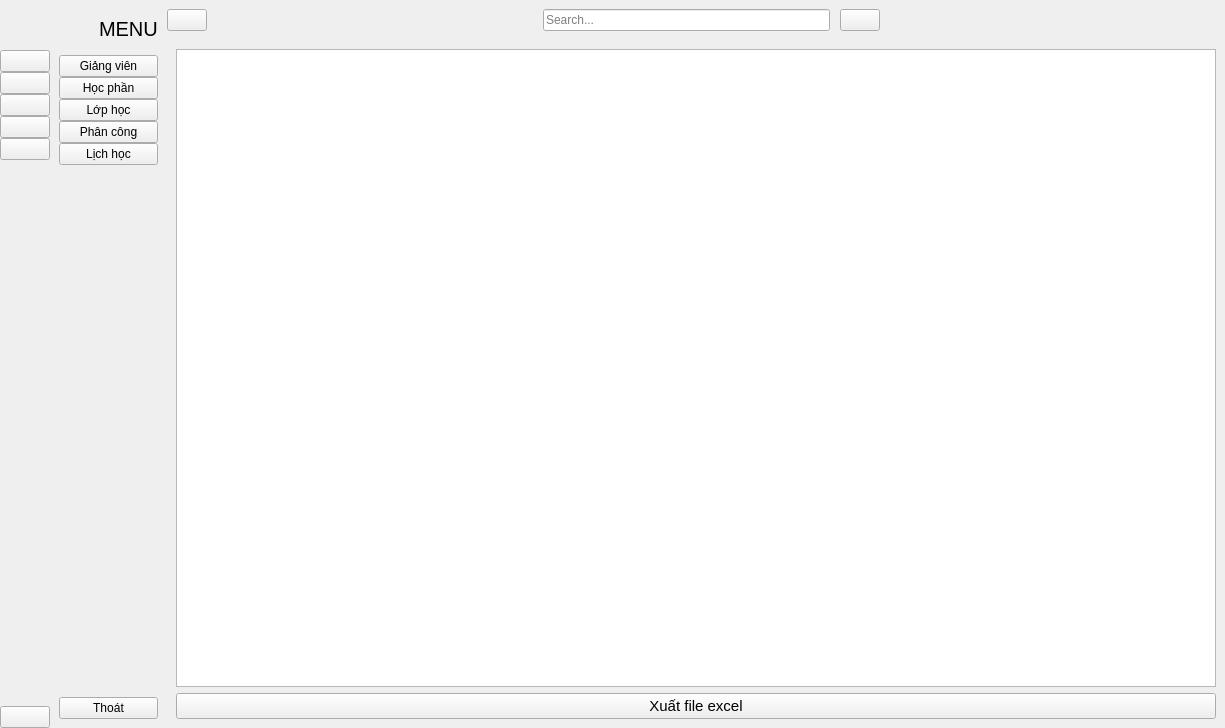
<?xml version="1.0" encoding="UTF-8"?>
<ui version="4.0">
 <class>MainWindow</class>
 <widget class="QMainWindow" name="MainWindow">
  <property name="geometry">
   <rect>
    <x>0</x>
    <y>0</y>
    <width>1225</width>
    <height>728</height>
   </rect>
  </property>
  <property name="windowTitle">
   <string>MainWindow</string>
  </property>
  <widget class="QWidget" name="centralwidget">
   <layout class="QGridLayout" name="gridLayout">
    <property name="leftMargin">
     <number>0</number>
    </property>
    <property name="topMargin">
     <number>0</number>
    </property>
    <property name="rightMargin">
     <number>0</number>
    </property>
    <property name="bottomMargin">
     <number>0</number>
    </property>
    <property name="spacing">
     <number>0</number>
    </property>
    <item row="0" column="0">
     <widget class="QWidget" name="icon_only_widget" native="true">
      <layout class="QVBoxLayout" name="verticalLayout_3">
       <property name="spacing">
        <number>0</number>
       </property>
       <property name="leftMargin">
        <number>0</number>
       </property>
       <property name="topMargin">
        <number>0</number>
       </property>
       <property name="rightMargin">
        <number>0</number>
       </property>
       <property name="bottomMargin">
        <number>0</number>
       </property>
       <item>
        <layout class="QHBoxLayout" name="horizontalLayout_3">
         <item>
          <widget class="QLabel" name="logo_label_1">
           <property name="minimumSize">
            <size>
             <width>50</width>
             <height>50</height>
            </size>
           </property>
           <property name="maximumSize">
            <size>
             <width>50</width>
             <height>50</height>
            </size>
           </property>
           <property name="text">
            <string/>
           </property>
           <property name="pixmap">
            <pixmap resource="nam/resual.qrc">:/icon/logo.jpg</pixmap>
           </property>
           <property name="scaledContents">
            <bool>true</bool>
           </property>
          </widget>
         </item>
        </layout>
       </item>
       <item>
        <layout class="QVBoxLayout" name="verticalLayout">
         <property name="spacing">
          <number>0</number>
         </property>
         <item>
          <widget class="QPushButton" name="giangvien_btn1">
           <property name="text">
            <string/>
           </property>
           <property name="icon">
            <iconset resource="nam/resual.qrc">
             <normaloff>:/icon/mu.png</normaloff>
             <normalon>:/icon/mu.png</normalon>:/icon/mu.png</iconset>
           </property>
           <property name="iconSize">
            <size>
             <width>20</width>
             <height>20</height>
            </size>
           </property>
           <property name="checkable">
            <bool>true</bool>
           </property>
           <property name="autoExclusive">
            <bool>true</bool>
           </property>
          </widget>
         </item>
         <item>
          <widget class="QPushButton" name="hocphan_btn1">
           <property name="text">
            <string/>
           </property>
           <property name="icon">
            <iconset resource="nam/resual.qrc">
             <normaloff>:/icon/laptop.png</normaloff>
             <normalon>:/icon/laptop.png</normalon>:/icon/laptop.png</iconset>
           </property>
           <property name="iconSize">
            <size>
             <width>20</width>
             <height>20</height>
            </size>
           </property>
           <property name="checkable">
            <bool>true</bool>
           </property>
           <property name="autoExclusive">
            <bool>true</bool>
           </property>
          </widget>
         </item>
         <item>
          <widget class="QPushButton" name="lophoc_btn1">
           <property name="text">
            <string/>
           </property>
           <property name="icon">
            <iconset resource="nam/resual.qrc">
             <normaloff>:/icon/phanconggiangday.png</normaloff>
             <normalon>:/icon/phanconggiangday.png</normalon>:/icon/phanconggiangday.png</iconset>
           </property>
           <property name="iconSize">
            <size>
             <width>20</width>
             <height>20</height>
            </size>
           </property>
           <property name="checkable">
            <bool>true</bool>
           </property>
           <property name="autoExclusive">
            <bool>true</bool>
           </property>
          </widget>
         </item>
         <item>
          <widget class="QPushButton" name="phancong_btn1">
           <property name="text">
            <string/>
           </property>
           <property name="icon">
            <iconset resource="nam/resual.qrc">
             <normaloff>:/icon/amduong.png</normaloff>
             <normalon>:/icon/amduong.png</normalon>:/icon/amduong.png</iconset>
           </property>
           <property name="iconSize">
            <size>
             <width>20</width>
             <height>20</height>
            </size>
           </property>
           <property name="checkable">
            <bool>true</bool>
           </property>
           <property name="autoExclusive">
            <bool>true</bool>
           </property>
          </widget>
         </item>
         <item>
          <widget class="QPushButton" name="lichhoc_btn1">
           <property name="text">
            <string/>
           </property>
           <property name="icon">
            <iconset resource="nam/resual.qrc">
             <normaloff>:/icon/lich.png</normaloff>
             <normalon>:/icon/lich.png</normalon>:/icon/lich.png</iconset>
           </property>
           <property name="iconSize">
            <size>
             <width>20</width>
             <height>20</height>
            </size>
           </property>
           <property name="checkable">
            <bool>true</bool>
           </property>
           <property name="autoExclusive">
            <bool>true</bool>
           </property>
          </widget>
         </item>
        </layout>
       </item>
       <item>
        <spacer name="verticalSpacer">
         <property name="orientation">
          <enum>Qt::Vertical</enum>
         </property>
         <property name="sizeHint" stdset="0">
          <size>
           <width>20</width>
           <height>375</height>
          </size>
         </property>
        </spacer>
       </item>
       <item>
        <widget class="QPushButton" name="exit_btn_1">
         <property name="text">
          <string/>
         </property>
         <property name="icon">
          <iconset resource="nam/resual.qrc">
           <normaloff>:/icon/exit.png</normaloff>
           <normalon>:/icon/exit.png</normalon>:/icon/exit.png</iconset>
         </property>
         <property name="iconSize">
          <size>
           <width>20</width>
           <height>20</height>
          </size>
         </property>
        </widget>
       </item>
      </layout>
     </widget>
    </item>
    <item row="0" column="1">
     <widget class="QWidget" name="full_menu_widget" native="true">
      <layout class="QVBoxLayout" name="verticalLayout_4">
       <item>
        <layout class="QHBoxLayout" name="horizontalLayout_2">
         <property name="spacing">
          <number>0</number>
         </property>
         <item>
          <widget class="QLabel" name="logo_label_2">
           <property name="minimumSize">
            <size>
             <width>40</width>
             <height>40</height>
            </size>
           </property>
           <property name="maximumSize">
            <size>
             <width>40</width>
             <height>40</height>
            </size>
           </property>
           <property name="text">
            <string/>
           </property>
           <property name="pixmap">
            <pixmap resource="nam/resual.qrc">:/icon/logo.jpg</pixmap>
           </property>
           <property name="scaledContents">
            <bool>true</bool>
           </property>
          </widget>
         </item>
         <item>
          <widget class="QLabel" name="logo_label_3">
           <property name="font">
            <font>
             <pointsize>15</pointsize>
            </font>
           </property>
           <property name="text">
            <string>MENU</string>
           </property>
          </widget>
         </item>
        </layout>
       </item>
       <item>
        <layout class="QVBoxLayout" name="verticalLayout_2">
         <property name="spacing">
          <number>0</number>
         </property>
         <item>
          <widget class="QPushButton" name="giangvien_btn2">
           <property name="text">
            <string>Giảng viên</string>
           </property>
           <property name="icon">
            <iconset>
             <normaloff>:/icon/icon/home-4-32.ico</normaloff>
             <normalon>:/icon/icon/home-4-48.ico</normalon>:/icon/icon/home-4-32.ico</iconset>
           </property>
           <property name="iconSize">
            <size>
             <width>14</width>
             <height>14</height>
            </size>
           </property>
           <property name="checkable">
            <bool>true</bool>
           </property>
           <property name="autoExclusive">
            <bool>true</bool>
           </property>
          </widget>
         </item>
         <item>
          <widget class="QPushButton" name="hocphan_btn2">
           <property name="text">
            <string>Học phần</string>
           </property>
           <property name="icon">
            <iconset>
             <normaloff>:/icon/icon/dashboard-5-32.ico</normaloff>
             <normalon>:/icon/icon/dashboard-5-48.ico</normalon>:/icon/icon/dashboard-5-32.ico</iconset>
           </property>
           <property name="iconSize">
            <size>
             <width>14</width>
             <height>14</height>
            </size>
           </property>
           <property name="checkable">
            <bool>true</bool>
           </property>
           <property name="autoExclusive">
            <bool>true</bool>
           </property>
          </widget>
         </item>
         <item>
          <widget class="QPushButton" name="lophoc_btn2">
           <property name="text">
            <string>Lớp học</string>
           </property>
           <property name="icon">
            <iconset>
             <normaloff>:/icon/icon/activity-feed-32.ico</normaloff>
             <normalon>:/icon/icon/activity-feed-48.ico</normalon>:/icon/icon/activity-feed-32.ico</iconset>
           </property>
           <property name="iconSize">
            <size>
             <width>14</width>
             <height>14</height>
            </size>
           </property>
           <property name="checkable">
            <bool>true</bool>
           </property>
           <property name="autoExclusive">
            <bool>true</bool>
           </property>
          </widget>
         </item>
         <item>
          <widget class="QPushButton" name="phancong_btn2">
           <property name="text">
            <string>Phân công</string>
           </property>
           <property name="icon">
            <iconset>
             <normaloff>:/icon/icon/product-32.ico</normaloff>
             <normalon>:/icon/icon/product-48.ico</normalon>:/icon/icon/product-32.ico</iconset>
           </property>
           <property name="iconSize">
            <size>
             <width>14</width>
             <height>14</height>
            </size>
           </property>
           <property name="checkable">
            <bool>true</bool>
           </property>
           <property name="autoExclusive">
            <bool>true</bool>
           </property>
          </widget>
         </item>
         <item>
          <widget class="QPushButton" name="lichhoc_btn2">
           <property name="text">
            <string>Lịch học</string>
           </property>
           <property name="icon">
            <iconset>
             <normaloff>:/icon/icon/group-32.ico</normaloff>
             <normalon>:/icon/icon/group-48.ico</normalon>:/icon/icon/group-32.ico</iconset>
           </property>
           <property name="iconSize">
            <size>
             <width>14</width>
             <height>14</height>
            </size>
           </property>
           <property name="checkable">
            <bool>true</bool>
           </property>
           <property name="autoExclusive">
            <bool>true</bool>
           </property>
          </widget>
         </item>
        </layout>
       </item>
       <item>
        <spacer name="verticalSpacer_2">
         <property name="orientation">
          <enum>Qt::Vertical</enum>
         </property>
         <property name="sizeHint" stdset="0">
          <size>
           <width>20</width>
           <height>373</height>
          </size>
         </property>
        </spacer>
       </item>
       <item>
        <widget class="QPushButton" name="exit_btn_2">
         <property name="text">
          <string>Thoát</string>
         </property>
         <property name="icon">
          <iconset resource="nam/resual.qrc">
           <normaloff>:/icon/exit.png</normaloff>
           <normalon>:/icon/exit.png</normalon>:/icon/exit.png</iconset>
         </property>
         <property name="iconSize">
          <size>
           <width>14</width>
           <height>14</height>
          </size>
         </property>
        </widget>
       </item>
      </layout>
     </widget>
    </item>
    <item row="0" column="2">
     <widget class="QWidget" name="widget_3" native="true">
      <layout class="QVBoxLayout" name="verticalLayout_5">
       <property name="spacing">
        <number>0</number>
       </property>
       <property name="leftMargin">
        <number>0</number>
       </property>
       <property name="topMargin">
        <number>0</number>
       </property>
       <property name="rightMargin">
        <number>0</number>
       </property>
       <property name="bottomMargin">
        <number>0</number>
       </property>
       <item>
        <widget class="QWidget" name="widget" native="true">
         <property name="minimumSize">
          <size>
           <width>0</width>
           <height>40</height>
          </size>
         </property>
         <layout class="QHBoxLayout" name="horizontalLayout_4">
          <property name="spacing">
           <number>0</number>
          </property>
          <property name="leftMargin">
           <number>0</number>
          </property>
          <property name="topMargin">
           <number>0</number>
          </property>
          <property name="rightMargin">
           <number>9</number>
          </property>
          <property name="bottomMargin">
           <number>0</number>
          </property>
          <item>
           <widget class="QPushButton" name="menu_btn">
            <property name="text">
             <string/>
            </property>
            <property name="icon">
             <iconset resource="nam/resual.qrc">
              <normaloff>:/icon/menu.png</normaloff>
              <normalon>:/icon/menu.png</normalon>:/icon/menu.png</iconset>
            </property>
            <property name="iconSize">
             <size>
              <width>14</width>
              <height>14</height>
             </size>
            </property>
            <property name="checkable">
             <bool>true</bool>
            </property>
           </widget>
          </item>
          <item>
           <spacer name="horizontalSpacer">
            <property name="orientation">
             <enum>Qt::Horizontal</enum>
            </property>
            <property name="sizeHint" stdset="0">
             <size>
              <width>236</width>
              <height>20</height>
             </size>
            </property>
           </spacer>
          </item>
          <item>
           <layout class="QHBoxLayout" name="horizontalLayout">
            <property name="spacing">
             <number>10</number>
            </property>
            <item>
             <widget class="QLineEdit" name="search_input">
              <property name="placeholderText">
               <string>Search...</string>
              </property>
             </widget>
            </item>
            <item>
             <widget class="QPushButton" name="search_btn">
              <property name="text">
               <string/>
              </property>
              <property name="icon">
               <iconset resource="nam/resual.qrc">
                <normaloff>:/icon/timkiem.png</normaloff>
                <normalon>:/icon/timkiem.png</normalon>:/icon/timkiem.png</iconset>
              </property>
             </widget>
            </item>
           </layout>
          </item>
          <item>
           <spacer name="horizontalSpacer_2">
            <property name="orientation">
             <enum>Qt::Horizontal</enum>
            </property>
            <property name="sizeHint" stdset="0">
             <size>
              <width>236</width>
              <height>20</height>
             </size>
            </property>
           </spacer>
          </item>
         </layout>
        </widget>
       </item>
       <item>
        <widget class="QStackedWidget" name="stackedWidget">
         <property name="currentIndex">
          <number>5</number>
         </property>
         <widget class="QWidget" name="home">
          <layout class="QGridLayout" name="gridLayout_2">
           <item row="0" column="0">
            <widget class="QLabel" name="label_4">
             <property name="font">
              <font>
               <pointsize>20</pointsize>
              </font>
             </property>
             <property name="text">
              <string>xin chào bạn </string>
             </property>
             <property name="alignment">
              <set>Qt::AlignCenter</set>
             </property>
            </widget>
           </item>
          </layout>
         </widget>
         <widget class="QWidget" name="hocphan">
          <layout class="QGridLayout" name="gridLayout_3">
           <item row="2" column="0">
            <widget class="QLabel" name="label_5">
             <property name="font">
              <font>
               <pointsize>20</pointsize>
              </font>
             </property>
             <property name="text">
              <string/>
             </property>
             <property name="alignment">
              <set>Qt::AlignCenter</set>
             </property>
            </widget>
           </item>
           <item row="0" column="0">
            <widget class="QTableView" name="tablehocphan"/>
           </item>
           <item row="1" column="0">
            <widget class="QPushButton" name="xuathocphan">
             <property name="text">
              <string>Xuất excel</string>
             </property>
            </widget>
           </item>
          </layout>
         </widget>
         <widget class="QWidget" name="lophoc">
          <layout class="QGridLayout" name="gridLayout_4">
           <item row="1" column="0">
            <widget class="QPushButton" name="xuatlophoc">
             <property name="text">
              <string>PushButton</string>
             </property>
            </widget>
           </item>
           <item row="0" column="0">
            <widget class="QTableView" name="tablelophoc"/>
           </item>
          </layout>
         </widget>
         <widget class="QWidget" name="phancong">
          <layout class="QGridLayout" name="gridLayout_5">
           <item row="0" column="0">
            <widget class="QTableView" name="tablephancong"/>
           </item>
           <item row="1" column="0">
            <widget class="QPushButton" name="xuatphancong">
             <property name="text">
              <string>xuất excel</string>
             </property>
            </widget>
           </item>
          </layout>
         </widget>
         <widget class="QWidget" name="lichhoc">
          <layout class="QGridLayout" name="gridLayout_6">
           <item row="1" column="0">
            <widget class="QPushButton" name="xuatlichhoc">
             <property name="text">
              <string>PushButton</string>
             </property>
            </widget>
           </item>
           <item row="0" column="0">
            <widget class="QTableView" name="tablelichhoc"/>
           </item>
          </layout>
         </widget>
         <widget class="QWidget" name="giangvien">
          <layout class="QGridLayout" name="gridLayout_7">
           <item row="1" column="0">
            <widget class="QPushButton" name="xuatgiangvien">
             <property name="font">
              <font>
               <pointsize>11</pointsize>
              </font>
             </property>
             <property name="text">
              <string>Xuất file excel</string>
             </property>
            </widget>
           </item>
           <item row="0" column="0">
            <widget class="QTableView" name="tablegiangvien"/>
           </item>
          </layout>
         </widget>
        </widget>
       </item>
      </layout>
     </widget>
    </item>
   </layout>
  </widget>
 </widget>
 <resources>
  <include location="nam/resual.qrc"/>
 </resources>
 <connections>
  <connection>
   <sender>menu_btn</sender>
   <signal>toggled(bool)</signal>
   <receiver>icon_only_widget</receiver>
   <slot>setVisible(bool)</slot>
   <hints>
    <hint type="sourcelabel">
     <x>197</x>
     <y>23</y>
    </hint>
    <hint type="destinationlabel">
     <x>50</x>
     <y>362</y>
    </hint>
   </hints>
  </connection>
  <connection>
   <sender>menu_btn</sender>
   <signal>toggled(bool)</signal>
   <receiver>full_menu_widget</receiver>
   <slot>setHidden(bool)</slot>
   <hints>
    <hint type="sourcelabel">
     <x>188</x>
     <y>25</y>
    </hint>
    <hint type="destinationlabel">
     <x>173</x>
     <y>257</y>
    </hint>
   </hints>
  </connection>
  <connection>
   <sender>giangvien_btn1</sender>
   <signal>toggled(bool)</signal>
   <receiver>giangvien_btn2</receiver>
   <slot>setChecked(bool)</slot>
   <hints>
    <hint type="sourcelabel">
     <x>27</x>
     <y>69</y>
    </hint>
    <hint type="destinationlabel">
     <x>72</x>
     <y>76</y>
    </hint>
   </hints>
  </connection>
  <connection>
   <sender>hocphan_btn1</sender>
   <signal>toggled(bool)</signal>
   <receiver>hocphan_btn2</receiver>
   <slot>setChecked(bool)</slot>
   <hints>
    <hint type="sourcelabel">
     <x>33</x>
     <y>100</y>
    </hint>
    <hint type="destinationlabel">
     <x>67</x>
     <y>99</y>
    </hint>
   </hints>
  </connection>
  <connection>
   <sender>lophoc_btn1</sender>
   <signal>toggled(bool)</signal>
   <receiver>lophoc_btn2</receiver>
   <slot>setChecked(bool)</slot>
   <hints>
    <hint type="sourcelabel">
     <x>33</x>
     <y>123</y>
    </hint>
    <hint type="destinationlabel">
     <x>69</x>
     <y>125</y>
    </hint>
   </hints>
  </connection>
  <connection>
   <sender>phancong_btn1</sender>
   <signal>toggled(bool)</signal>
   <receiver>phancong_btn2</receiver>
   <slot>setChecked(bool)</slot>
   <hints>
    <hint type="sourcelabel">
     <x>24</x>
     <y>148</y>
    </hint>
    <hint type="destinationlabel">
     <x>72</x>
     <y>148</y>
    </hint>
   </hints>
  </connection>
  <connection>
   <sender>lichhoc_btn1</sender>
   <signal>toggled(bool)</signal>
   <receiver>lichhoc_btn2</receiver>
   <slot>setChecked(bool)</slot>
   <hints>
    <hint type="sourcelabel">
     <x>33</x>
     <y>177</y>
    </hint>
    <hint type="destinationlabel">
     <x>67</x>
     <y>172</y>
    </hint>
   </hints>
  </connection>
  <connection>
   <sender>giangvien_btn2</sender>
   <signal>toggled(bool)</signal>
   <receiver>giangvien_btn1</receiver>
   <slot>setChecked(bool)</slot>
   <hints>
    <hint type="sourcelabel">
     <x>70</x>
     <y>63</y>
    </hint>
    <hint type="destinationlabel">
     <x>41</x>
     <y>60</y>
    </hint>
   </hints>
  </connection>
  <connection>
   <sender>hocphan_btn2</sender>
   <signal>toggled(bool)</signal>
   <receiver>hocphan_btn1</receiver>
   <slot>setChecked(bool)</slot>
   <hints>
    <hint type="sourcelabel">
     <x>160</x>
     <y>99</y>
    </hint>
    <hint type="destinationlabel">
     <x>26</x>
     <y>90</y>
    </hint>
   </hints>
  </connection>
  <connection>
   <sender>lophoc_btn2</sender>
   <signal>toggled(bool)</signal>
   <receiver>lophoc_btn1</receiver>
   <slot>setChecked(bool)</slot>
   <hints>
    <hint type="sourcelabel">
     <x>143</x>
     <y>112</y>
    </hint>
    <hint type="destinationlabel">
     <x>39</x>
     <y>114</y>
    </hint>
   </hints>
  </connection>
  <connection>
   <sender>phancong_btn2</sender>
   <signal>toggled(bool)</signal>
   <receiver>phancong_btn1</receiver>
   <slot>setChecked(bool)</slot>
   <hints>
    <hint type="sourcelabel">
     <x>162</x>
     <y>142</y>
    </hint>
    <hint type="destinationlabel">
     <x>43</x>
     <y>144</y>
    </hint>
   </hints>
  </connection>
  <connection>
   <sender>lichhoc_btn2</sender>
   <signal>toggled(bool)</signal>
   <receiver>lichhoc_btn1</receiver>
   <slot>setChecked(bool)</slot>
   <hints>
    <hint type="sourcelabel">
     <x>162</x>
     <y>163</y>
    </hint>
    <hint type="destinationlabel">
     <x>39</x>
     <y>184</y>
    </hint>
   </hints>
  </connection>
  <connection>
   <sender>exit_btn_2</sender>
   <signal>clicked()</signal>
   <receiver>MainWindow</receiver>
   <slot>close()</slot>
   <hints>
    <hint type="sourcelabel">
     <x>126</x>
     <y>584</y>
    </hint>
    <hint type="destinationlabel">
     <x>284</x>
     <y>606</y>
    </hint>
   </hints>
  </connection>
  <connection>
   <sender>exit_btn_1</sender>
   <signal>clicked()</signal>
   <receiver>MainWindow</receiver>
   <slot>close()</slot>
   <hints>
    <hint type="sourcelabel">
     <x>34</x>
     <y>592</y>
    </hint>
    <hint type="destinationlabel">
     <x>47</x>
     <y>626</y>
    </hint>
   </hints>
  </connection>
 </connections>
</ui>
